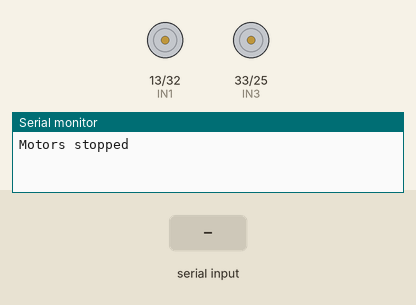
Simulated run of this sketch. Board: ESP32. Shown: motor-driver pin pairs drawn as motors (green arrow = first pin HIGH = forward, orange = second pin HIGH = backward, longer = more drive), the last lines printed to the serial monitor. The test bench sets the inputs (shaded band). Nothing arrives over Bluetooth unless stated.

Above: at 1.2 s.
1.3 s: "f" received over the second serial link
At 1.7 s:
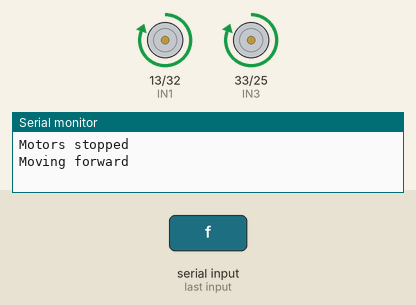
2.8 s: "b" received over the second serial link
At 4.0 s:
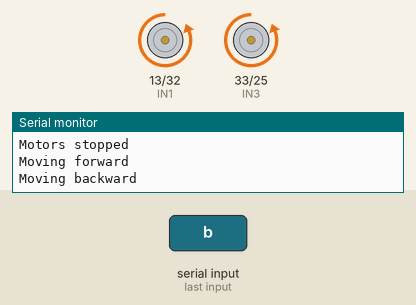
4.3 s: "l" received over the second serial link
At 5.2 s:
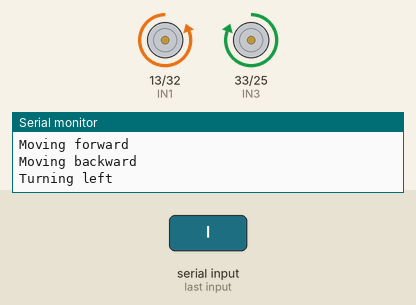
5.8 s: "r" received over the second serial link
At 6.3 s:
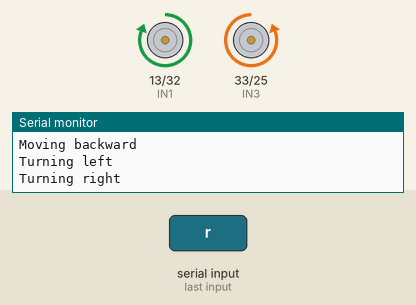
7.3 s: "s" received over the second serial link
At 8.7 s:
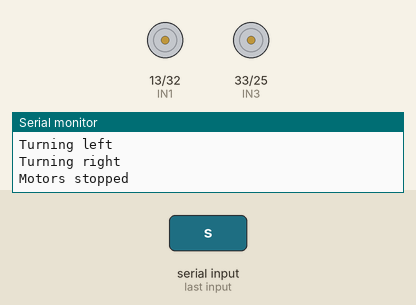
Timing chart, 0 to 9.8 s (numbered marks = the images above; inputs shaded):
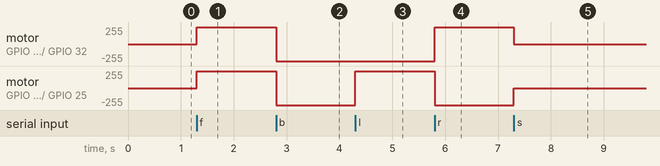

Measured:
- after the input at 1.3 s, motor on GPIO 13 (IN1) / GPIO 32 (IN2), motor on GPIO 33 (IN3) / GPIO 25 (IN4): stopped → forward 255/255 at once
- after the input at 2.8 s, motor on GPIO 13 (IN1) / GPIO 32 (IN2), motor on GPIO 33 (IN3) / GPIO 25 (IN4): forward 255/255 → backward 255/255 at once
- after the input at 4.3 s, motor on GPIO 33 (IN3) / GPIO 25 (IN4): backward 255/255 → forward 255/255 at once
- after the input at 5.8 s, motor on GPIO 13 (IN1) / GPIO 32 (IN2): backward 255/255 → forward 255/255 at once; motor on GPIO 33 (IN3) / GPIO 25 (IN4): forward 255/255 → backward 255/255 at once
- after the input at 7.3 s, motor on GPIO 13 (IN1) / GPIO 32 (IN2): forward 255/255 → stopped at once; motor on GPIO 33 (IN3) / GPIO 25 (IN4): backward 255/255 → stopped at once

The sketch:

esp_code.ino
```cpp
#include <TFMPlus.h>  // Include TFMini Plus Library v1.5.0
#include "BluetoothSerial.h"3

// Motor control pins
#define IN1 13
#define IN2 32
#define IN3 33
#define IN4 25

// Color sensor pins
#define S0 27
#define S1 26
#define S2 12
#define S3 14
#define sensorOut 35

// TF-Luna LiDAR sensor variables and object
TFMPlus tfmP;

// Bluetooth serial object
BluetoothSerial SerialBT;

// Variable for storing incoming value
char Incoming_value = 0;

// Motor control functions
void moveForward() {
  Serial.println("Moving forward");
  digitalWrite(IN1, HIGH);
  digitalWrite(IN2, LOW);
  digitalWrite(IN3, HIGH);
  digitalWrite(IN4, LOW);
}

void moveBackward() {
  Serial.println("Moving backward");
  digitalWrite(IN1, LOW);
  digitalWrite(IN2, HIGH);
  digitalWrite(IN3, LOW);
  digitalWrite(IN4, HIGH);
}

void turnLeft() {
  Serial.println("Turning left");
  digitalWrite(IN1, LOW);
  digitalWrite(IN2, HIGH);
  digitalWrite(IN3, HIGH);
  digitalWrite(IN4, LOW);
}

void turnRight() {
  Serial.println("Turning right");
  digitalWrite(IN1, HIGH);
  digitalWrite(IN2, LOW);
  digitalWrite(IN3, LOW);
  digitalWrite(IN4, HIGH);
}

void stopMotors() {
  Serial.println("Motors stopped");
  digitalWrite(IN1, LOW);
  digitalWrite(IN2, LOW);
  digitalWrite(IN3, LOW);
  digitalWrite(IN4, LOW);
}


void startMotorsBasedOnDistance() {
  while(1){
 int16_t tfDist = 0;    // Distance to object in centimeters
  int16_t tfFlux = 0;    // Strength or quality of return signal
  int16_t tfTemp = 0;    // Internal temperature of Lidar sensor chip

  if (tfmP.getData(tfDist, tfFlux, tfTemp)) {
    Serial.print("Dist: ");
    Serial.print(tfDist);
    // Serial.print(" cm, Flux: ");
    // Serial.print(tfFlux);
    // Serial.print(", Temp: ");
    // Serial.print(tfTemp);
    // Serial.println(" C");

    if (tfDist > 30) {
      moveForward();
    } else {
      stopMotors();
      delay(1000); // Stop and wait for 1 second
      turnLeft();
      delay(1000); // Turn left for 1 second
      moveForward();
    }
  } else {
    tfmP.printFrame(); // Display the error and HEX data
  }
  }
}


void setup() {
  // Initialize terminal serial port
  Serial.begin(115200);
  delay(20);

  // Initialize Bluetooth serial port
  SerialBT.begin("Self-driving");  // Bluetooth device name

  // Initialize TFMini Plus LiDAR sensor
  Serial2.begin(115200, SERIAL_8N1, 16, 17);
  delay(20);
  tfmP.begin(&Serial2);

  // Motor pins setup
  pinMode(IN1, OUTPUT);
  pinMode(IN2, OUTPUT);
  pinMode(IN3, OUTPUT);
  pinMode(IN4, OUTPUT);

  // Color sensor pins setup
  pinMode(S0, OUTPUT);
  pinMode(S1, OUTPUT);
  pinMode(S2, OUTPUT);
  pinMode(S3, OUTPUT);
  pinMode(sensorOut, INPUT);

  // Setting frequency scaling to 20%
  digitalWrite(S0, HIGH);
  digitalWrite(S1, LOW);

  // Initial state: motors stopped
  stopMotors();
}

void loop() {
  if (SerialBT.available() > 0) {
    Incoming_value = SerialBT.read();
    handleBluetoothCommand(Incoming_value);
  }
}

void handleBluetoothCommand(char command) {
  switch (command) {
    case 'f':
      moveForward();
      break;
    case 'b':
      moveBackward();
      break;
    case 'l':
      turnLeft();
      break;
    case 'r':
      turnRight();
      break;
    case 't':
    Serial.println("Init Self driving mode");
      startMotorsBasedOnDistance();
      break;
      case 's':
      stopMotors();
      break;
    default:
      // Invalid command
      Serial.println("Invalid command received");
      break;
  }
}
```
